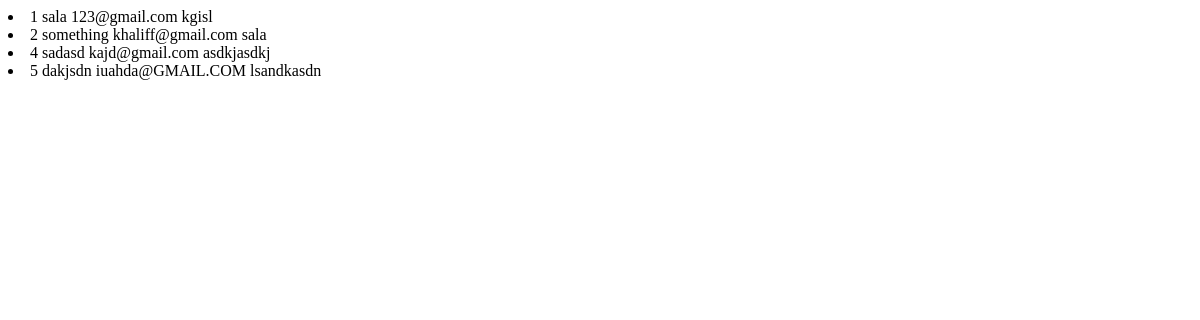
Before: /saralreg with the older database file.
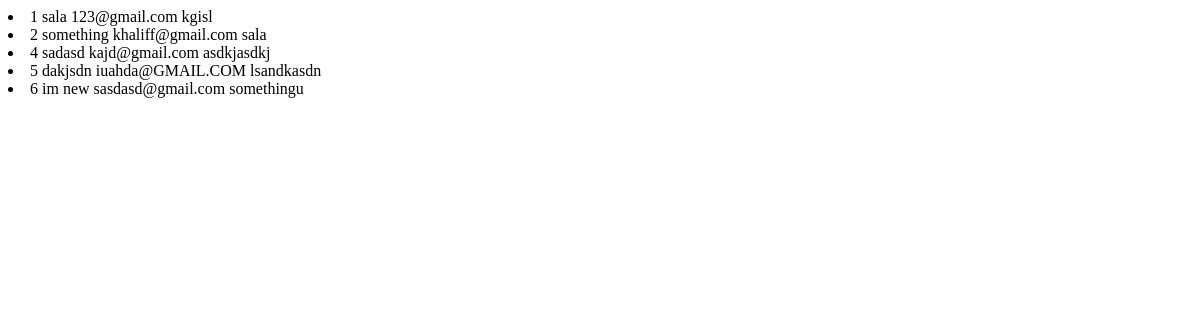
After: the same page with the newer database file.
### register/models.py (models this page shows, shortened)
class Registrations(models.Model):
    student_name = models.CharField(blank=False,null=False,max_length=30)
    college_name = models.CharField(blank=False,null=False,max_length=50)
    email_id = models.EmailField(unique=True)
    reg_id = models.CharField(unique=True,max_length=16)

### register/views.py (the view)
# urls.py: path('saralreg',views.view_registrations,name='registees_view'),
def view_registrations(request):
    registrations = Registrations.objects.all()
    return render(request,'viewreg.html',{'registrations':registrations})

### templates/viewreg.html
{%load static%}
{% for students in registrations %}
    <li>{{students.id }} {{students.student_name }} {{ students.email_id}}  {{ students.college_name}}</li>
{% endfor %}

Changed rows visible on the page:
added Registrations: id "6", student_name "im new", email_id "sasdasd@gmail.com", college_name "somethingu"
